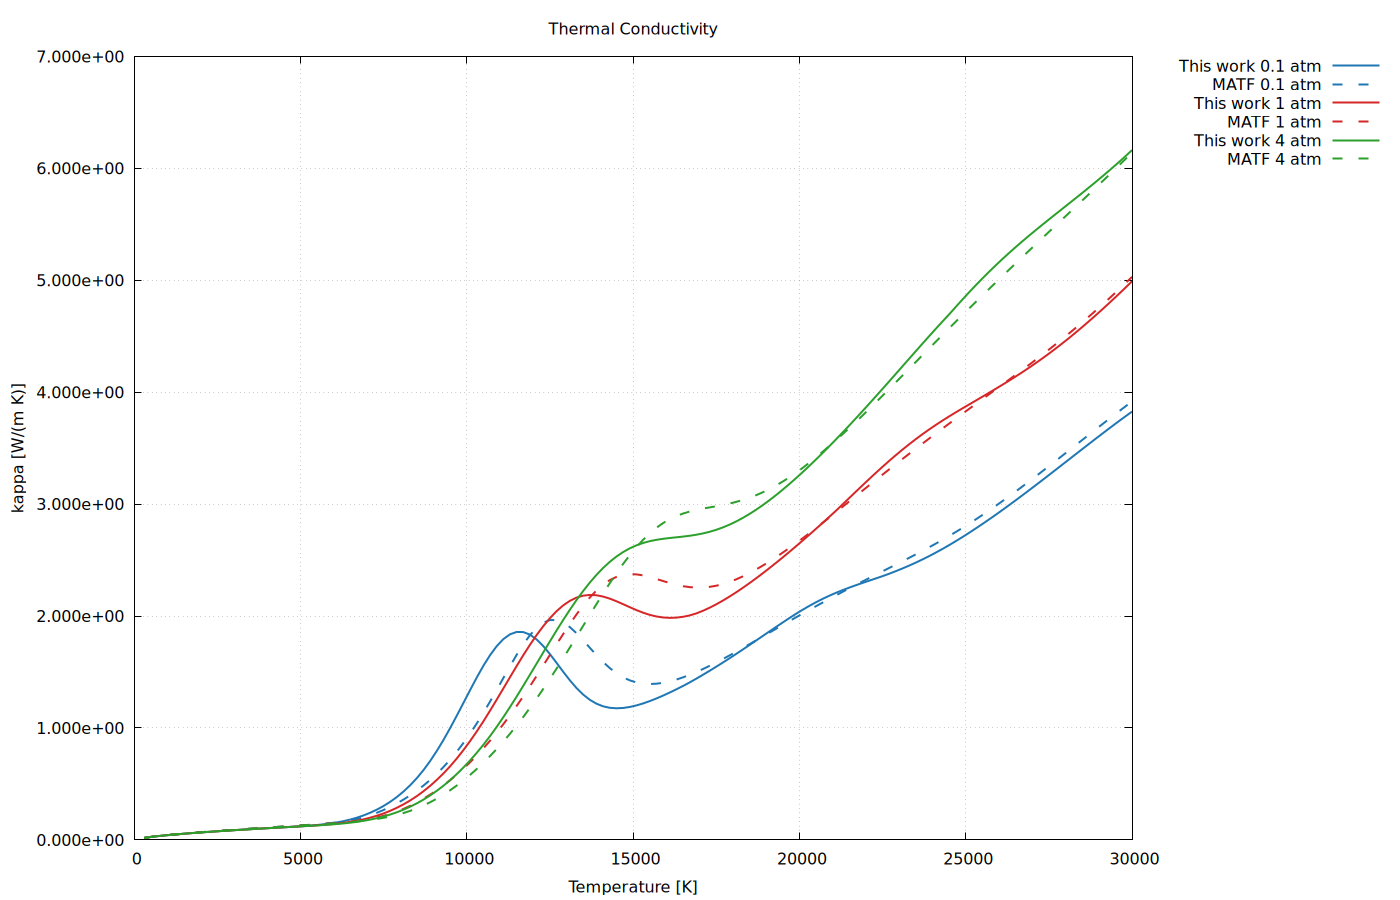

The gnuplot source for this figure:
set datafile separator ','
set terminal pngcairo size 1400,900 enhanced
set output '/home/brjeon/Proj_PlasmaPropCalc/data/processed/transport_properties/plots/kappa_vs_T.png'
set grid
set key outside right top
set xlabel 'Temperature [K]'
set ylabel 'kappa [W/(m K)]'
set title 'Thermal Conductivity'
set format y '%.3e'
plot \
'/home/brjeon/Proj_PlasmaPropCalc/data/processed/transport_properties/argon_transport_0p1_1_4atm.csv' u 1:(abs($2-0.1)<1e-12 ? $4 : 1/0) w l lw 2 lc rgb '#1f77b4' title 'This work 0.1 atm', \
'/home/brjeon/Proj_PlasmaPropCalc/data/processed/thermo/argon_matf_reference_0p1_1_4atm.csv' u 1:(abs($2-0.1)<1e-12 ? $10 : 1/0) w l lw 2 dt 2 lc rgb '#1f77b4' title 'MATF 0.1 atm', \
'/home/brjeon/Proj_PlasmaPropCalc/data/processed/transport_properties/argon_transport_0p1_1_4atm.csv' u 1:(abs($2-1)<1e-12 ? $4 : 1/0) w l lw 2 lc rgb '#d62728' title 'This work 1 atm', \
'/home/brjeon/Proj_PlasmaPropCalc/data/processed/thermo/argon_matf_reference_0p1_1_4atm.csv' u 1:(abs($2-1)<1e-12 ? $10 : 1/0) w l lw 2 dt 2 lc rgb '#d62728' title 'MATF 1 atm', \
'/home/brjeon/Proj_PlasmaPropCalc/data/processed/transport_properties/argon_transport_0p1_1_4atm.csv' u 1:(abs($2-4)<1e-12 ? $4 : 1/0) w l lw 2 lc rgb '#2ca02c' title 'This work 4 atm', \
'/home/brjeon/Proj_PlasmaPropCalc/data/processed/thermo/argon_matf_reference_0p1_1_4atm.csv' u 1:(abs($2-4)<1e-12 ? $10 : 1/0) w l lw 2 dt 2 lc rgb '#2ca02c' title 'MATF 4 atm'
